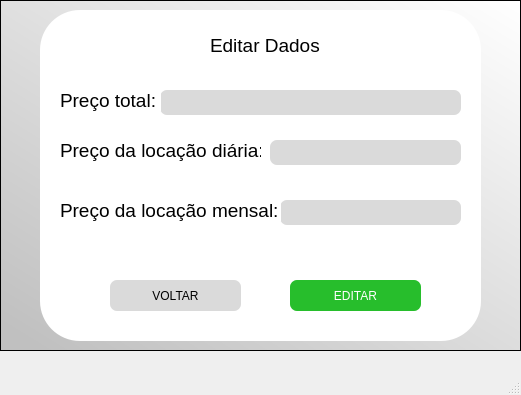
<?xml version="1.0" encoding="UTF-8"?>
<ui version="4.0">
 <class>MainWindow</class>
 <widget class="QMainWindow" name="MainWindow">
  <property name="geometry">
   <rect>
    <x>0</x>
    <y>0</y>
    <width>521</width>
    <height>395</height>
   </rect>
  </property>
  <property name="windowTitle">
   <string>MainWindow</string>
  </property>
  <widget class="QWidget" name="centralwidget">
   <widget class="QFrame" name="frame">
    <property name="geometry">
     <rect>
      <x>0</x>
      <y>0</y>
      <width>521</width>
      <height>351</height>
     </rect>
    </property>
    <property name="styleSheet">
     <string notr="true">background-color: qlineargradient(spread:pad, x1:0.085, y1:1, x2:1, y2:0, stop:0 rgba(192, 192, 192, 255), stop:1 rgba(255, 255, 255, 255));</string>
    </property>
    <property name="frameShape">
     <enum>QFrame::StyledPanel</enum>
    </property>
    <property name="frameShadow">
     <enum>QFrame::Raised</enum>
    </property>
    <widget class="QFrame" name="frame_2">
     <property name="geometry">
      <rect>
       <x>40</x>
       <y>10</y>
       <width>441</width>
       <height>331</height>
      </rect>
     </property>
     <property name="styleSheet">
      <string notr="true">background-color: rgb(255, 255, 255);
border-radius:40;</string>
     </property>
     <property name="frameShape">
      <enum>QFrame::StyledPanel</enum>
     </property>
     <property name="frameShadow">
      <enum>QFrame::Raised</enum>
     </property>
     <widget class="QLabel" name="label">
      <property name="geometry">
       <rect>
        <x>170</x>
        <y>10</y>
        <width>111</width>
        <height>51</height>
       </rect>
      </property>
      <property name="font">
       <font>
        <pointsize>14</pointsize>
       </font>
      </property>
      <property name="text">
       <string>Editar Dados</string>
      </property>
     </widget>
     <widget class="QLineEdit" name="preco">
      <property name="geometry">
       <rect>
        <x>120</x>
        <y>80</y>
        <width>301</width>
        <height>25</height>
       </rect>
      </property>
      <property name="font">
       <font>
        <pointsize>10</pointsize>
       </font>
      </property>
      <property name="styleSheet">
       <string notr="true">background-color: rgb(218, 218, 218);
color: rgb(0, 0, 0);
border-radius:7;</string>
      </property>
      <property name="text">
       <string/>
      </property>
     </widget>
     <widget class="QLineEdit" name="preco_mensal">
      <property name="geometry">
       <rect>
        <x>240</x>
        <y>190</y>
        <width>181</width>
        <height>25</height>
       </rect>
      </property>
      <property name="font">
       <font>
        <pointsize>10</pointsize>
       </font>
      </property>
      <property name="styleSheet">
       <string notr="true">background-color: rgb(218, 218, 218);
color: rgb(0, 0, 0);
border-radius:7;</string>
      </property>
      <property name="text">
       <string/>
      </property>
     </widget>
     <widget class="QLabel" name="label_17">
      <property name="geometry">
       <rect>
        <x>20</x>
        <y>190</y>
        <width>221</width>
        <height>21</height>
       </rect>
      </property>
      <property name="font">
       <font>
        <pointsize>14</pointsize>
       </font>
      </property>
      <property name="styleSheet">
       <string notr="true">color: rgb(0, 0, 0);</string>
      </property>
      <property name="text">
       <string>Preço da locação mensal:</string>
      </property>
     </widget>
     <widget class="QLabel" name="label_15">
      <property name="geometry">
       <rect>
        <x>20</x>
        <y>80</y>
        <width>101</width>
        <height>21</height>
       </rect>
      </property>
      <property name="font">
       <font>
        <pointsize>14</pointsize>
       </font>
      </property>
      <property name="styleSheet">
       <string notr="true">color: rgb(0, 0, 0);</string>
      </property>
      <property name="text">
       <string>Preço total:</string>
      </property>
     </widget>
     <widget class="QLabel" name="label_16">
      <property name="geometry">
       <rect>
        <x>20</x>
        <y>130</y>
        <width>201</width>
        <height>21</height>
       </rect>
      </property>
      <property name="font">
       <font>
        <pointsize>14</pointsize>
       </font>
      </property>
      <property name="styleSheet">
       <string notr="true">color: rgb(0, 0, 0);</string>
      </property>
      <property name="text">
       <string>Preço da locação diária:</string>
      </property>
     </widget>
     <widget class="QLineEdit" name="preco_diaria">
      <property name="geometry">
       <rect>
        <x>230</x>
        <y>130</y>
        <width>191</width>
        <height>25</height>
       </rect>
      </property>
      <property name="font">
       <font>
        <pointsize>10</pointsize>
       </font>
      </property>
      <property name="styleSheet">
       <string notr="true">background-color: rgb(218, 218, 218);
color: rgb(0, 0, 0);
border-radius:7;</string>
      </property>
      <property name="text">
       <string/>
      </property>
     </widget>
     <widget class="QPushButton" name="voltar_2">
      <property name="geometry">
       <rect>
        <x>70</x>
        <y>270</y>
        <width>131</width>
        <height>31</height>
       </rect>
      </property>
      <property name="cursor">
       <cursorShape>PointingHandCursor</cursorShape>
      </property>
      <property name="styleSheet">
       <string notr="true">background-color: rgb(218, 218, 218);
color: rgb(0, 0, 0);
border-radius:7;
</string>
      </property>
      <property name="text">
       <string>VOLTAR</string>
      </property>
     </widget>
     <widget class="QPushButton" name="submitbtn_4">
      <property name="geometry">
       <rect>
        <x>250</x>
        <y>270</y>
        <width>131</width>
        <height>31</height>
       </rect>
      </property>
      <property name="cursor">
       <cursorShape>PointingHandCursor</cursorShape>
      </property>
      <property name="styleSheet">
       <string notr="true">background-color: rgb(39, 190, 44);
color: rgb(255, 255, 255);
border-radius:7;
</string>
      </property>
      <property name="text">
       <string>EDITAR</string>
      </property>
     </widget>
    </widget>
   </widget>
  </widget>
  <widget class="QMenuBar" name="menubar">
   <property name="geometry">
    <rect>
     <x>0</x>
     <y>0</y>
     <width>521</width>
     <height>21</height>
    </rect>
   </property>
  </widget>
  <widget class="QStatusBar" name="statusbar"/>
 </widget>
 <resources/>
 <connections/>
</ui>
